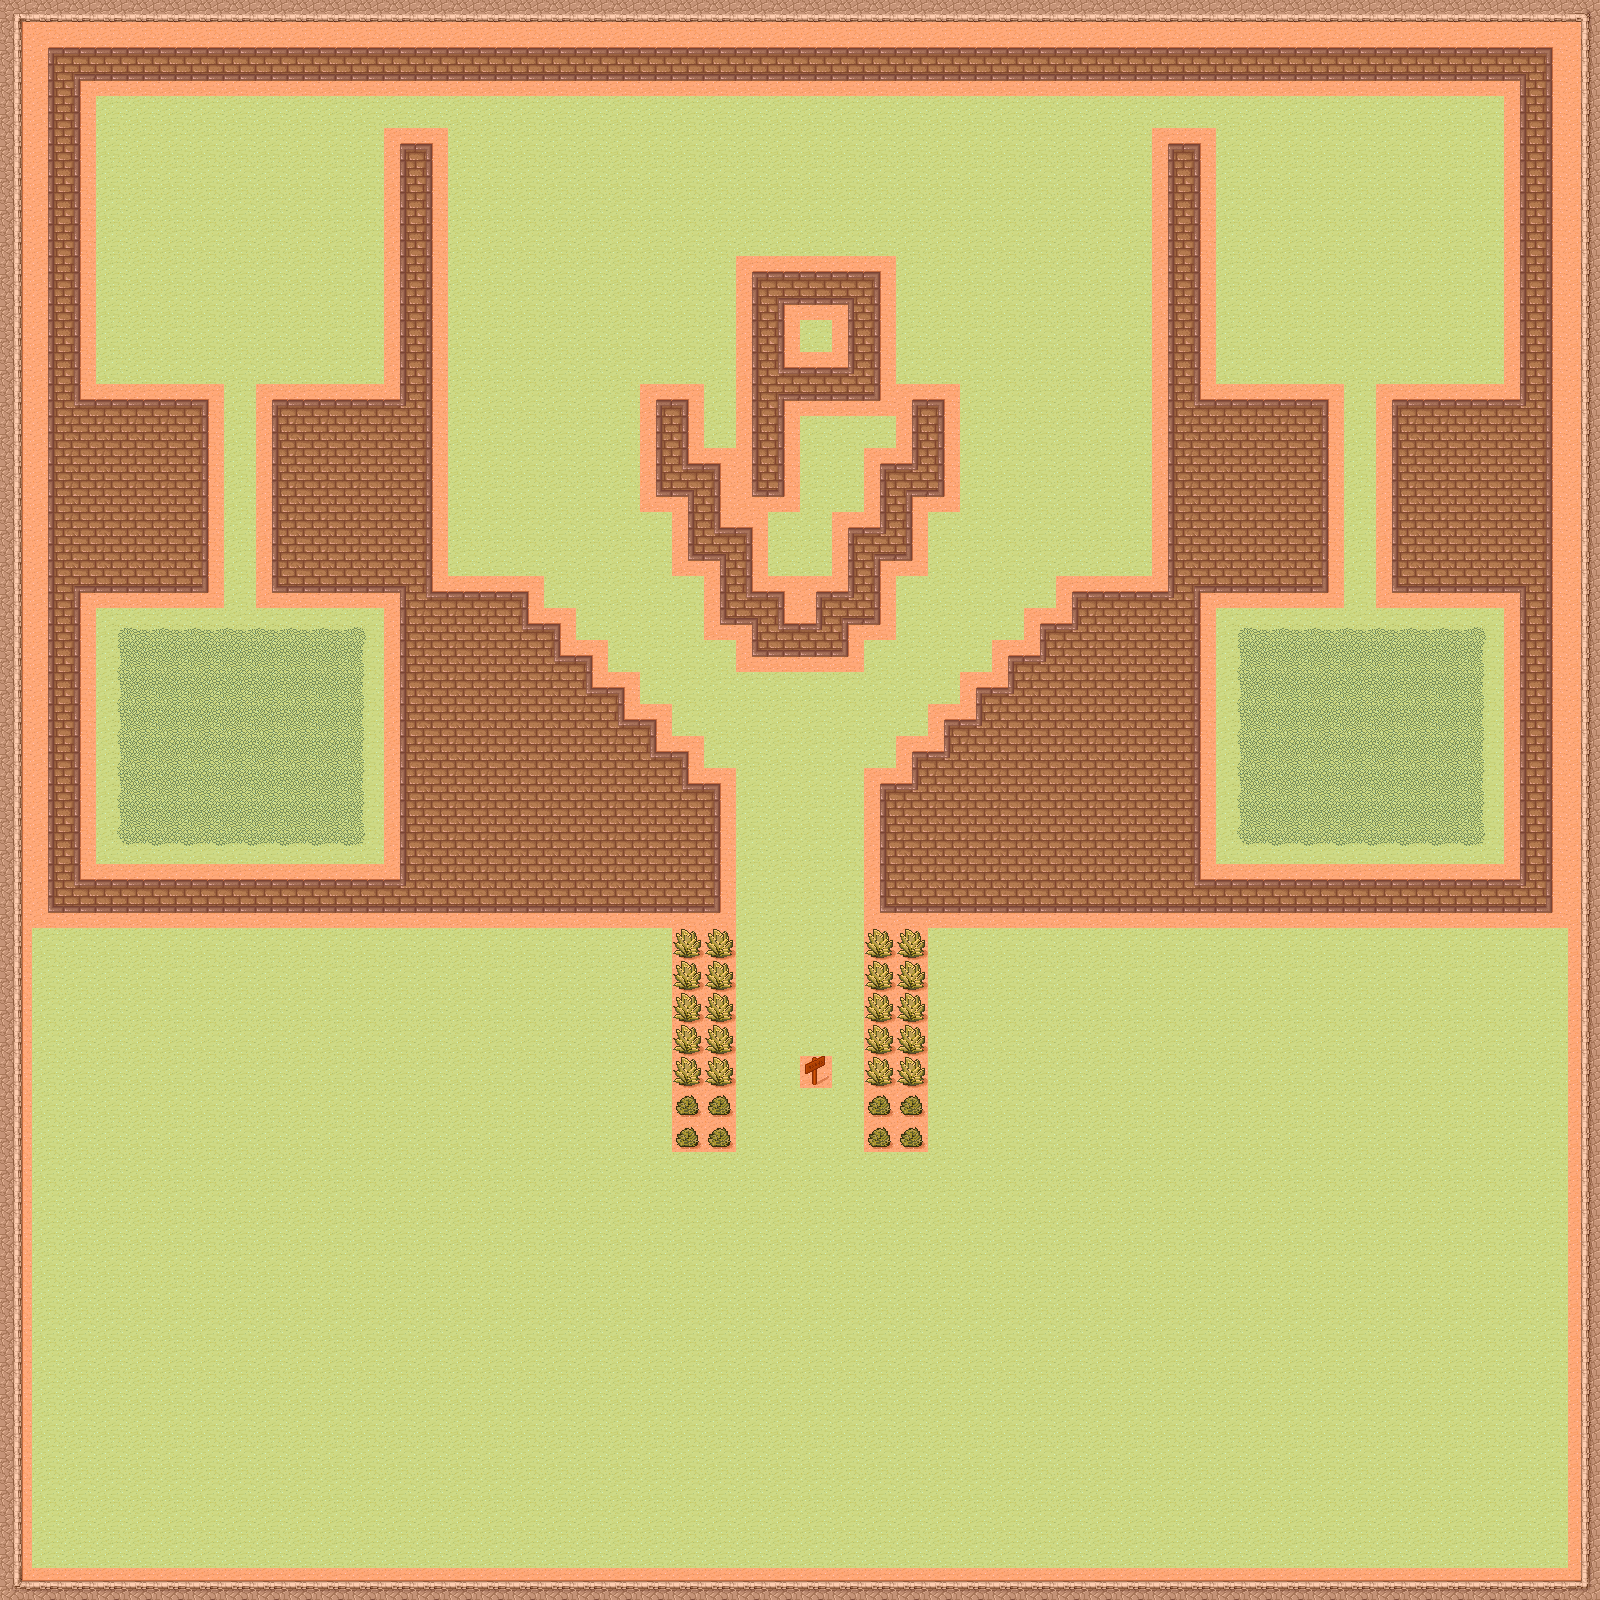

Tiled map render using the project's own tile images. Description and the map definition, with tile-layer contents summarised, below:
An orthogonal 50x50 tile map with 32x32 px tiles, 4 tile layers (Solidos, Transparentes, Mapa, Meta), 2 tilesets and 15 objects (14x BotSpawn, SpawnPoint).

<map version="1.0" orientation="orthogonal" width="50" height="50" tilewidth="32" tileheight="32">
 <tileset firstgid="1" name="tmw_desert_spacing" tilewidth="32" tileheight="32" spacing="1" margin="1">
  <image source="tmw_desert_spacing.png" width="265" height="199" />
 </tileset>
 <tileset firstgid="49" name="Meta" tilewidth="32" tileheight="32" spacing="1" margin="1">
  <image source="meta_tiles.png" width="67" height="34" />
  <tile id="0">
   <properties>
    <property name="collidable" value="true" />
   </properties>
  </tile>
 </tileset>
 <layer name="Solidos" width="50" height="50">
  <data>[2500 cells, 2500 non-empty, 22 distinct tile ids]</data>
 </layer>
 <layer name="Transparentes" width="50" height="50">
  <data>[2500 cells, 2500 non-empty, 13 distinct tile ids]</data>
 </layer>
 <layer name="Mapa" width="50" height="50">
  <data>[2500 cells, 2500 non-empty, 34 distinct tile ids]</data>
 </layer>
 <layer name="Meta" width="50" height="50">
  <data>[2500 cells, 2500 non-empty, 2 distinct tile ids]</data>
 </layer>
 <objectgroup name="Objects" width="50" height="50">
  <object name="SpawnPoint" x="332" y="1422" width="15" height="17" />
  <object name="BotSpawn" x="796" y="926" width="19" height="22" />
  <object name="BotSpawn" x="796" y="721" width="19" height="22" />
  <object name="BotSpawn" x="521" y="484" width="19" height="22" />
  <object name="BotSpawn" x="1062" y="498" width="19" height="22" />
  <object name="BotSpawn" x="320" y="1092" width="19" height="22" />
  <object name="BotSpawn" x="687" y="1413" width="19" height="22" />
  <object name="BotSpawn" x="1358" y="1412" width="19" height="22" />
  <object name="BotSpawn" x="1289" y="1071" width="19" height="22" />
  <object name="BotSpawn" x="568" y="204" width="19" height="22" />
  <object name="BotSpawn" x="1021" y="200" width="19" height="22" />
  <object name="BotSpawn" x="1347" y="197" width="19" height="22" />
  <object name="BotSpawn" x="1353" y="650" width="19" height="22" />
  <object name="BotSpawn" x="222" y="180" width="19" height="22" />
  <object name="BotSpawn" x="228" y="643" width="19" height="22" />
 </objectgroup>
</map>
